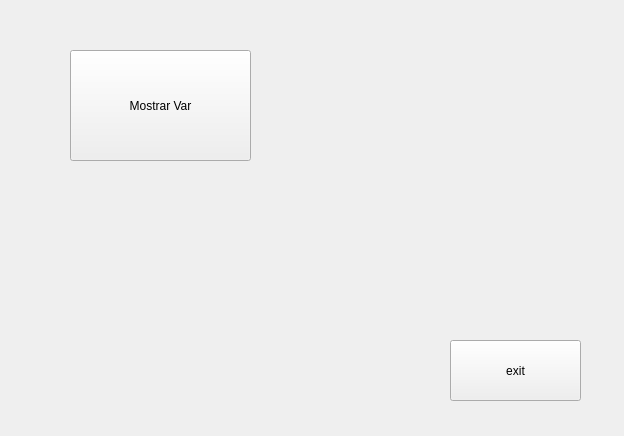
<?xml version="1.0" encoding="UTF-8"?>
<ui version="4.0">
 <class>chinguenasumadre</class>
 <widget class="QWidget" name="chinguenasumadre">
  <property name="geometry">
   <rect>
    <x>0</x>
    <y>0</y>
    <width>624</width>
    <height>436</height>
   </rect>
  </property>
  <property name="windowTitle">
   <string>Form</string>
  </property>
  <widget class="QPushButton" name="pushButton">
   <property name="geometry">
    <rect>
     <x>450</x>
     <y>340</y>
     <width>131</width>
     <height>61</height>
    </rect>
   </property>
   <property name="text">
    <string>exit</string>
   </property>
  </widget>
  <widget class="QPushButton" name="pushButton_2">
   <property name="geometry">
    <rect>
     <x>70</x>
     <y>50</y>
     <width>181</width>
     <height>111</height>
    </rect>
   </property>
   <property name="text">
    <string>Mostrar Var</string>
   </property>
  </widget>
 </widget>
 <resources/>
 <connections/>
</ui>
